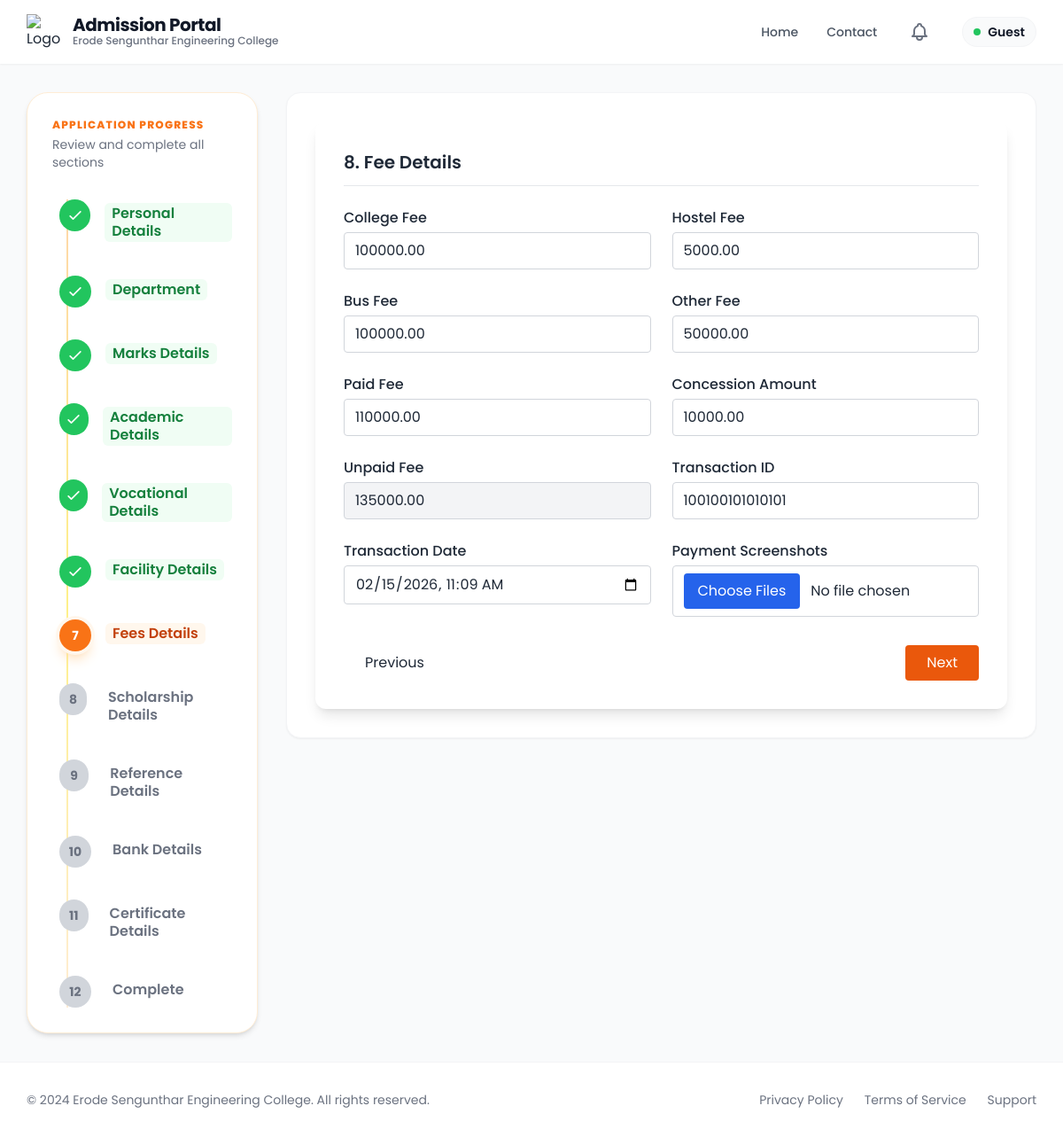
/fee_details/1002/, run on the app's committed database.
### app/models.py (models this page shows, shortened)
class Admission(models.Model):
    ADMISSION_STATUS_CHOICES = (
        ('enquired', 'Enquired'),
        ('admitted', 'Admitted'),
        ('discontinued', 'Discontinued'),
        ('left', 'Left'),
    )
    admission_status = models.CharField(max_length=20, choices=ADMISSION_STATUS_CHOICES, default='enquired')
    application_number = models.CharField(max_length=100, blank=True, null=True)
    application_date = models.DateField(blank=True, null=True)
    admission_date = models.DateField(blank=True, null=True)
    allotment_number = models.CharField(max_length=100, blank=True, null=True)
    portal_status = models.CharField(max_length=50, blank=True, null=True)
    quota = models.CharField(max_length=50, blank=True, null=True)
    roll_number = models.CharField(max_length=100, blank=True, null=True)
    unique_id = models.CharField(max_length=100, blank=True, null=True)
    umis_number = models.CharField(max_length=100, blank=True, null=True)
    level = models.CharField(max_length=10, blank=True, null=True)
    course = models.CharField(max_length=100, blank=True, null=True)
    branch = models.CharField(max_length=100, blank=True, null=True)
    department_preferences = models.JSONField(default=dict, blank=True, null=True)
    pg_dept = models.CharField(max_length=255, blank=True, null=True)
    is_fg = models.BooleanField(default=False, blank=True, null=True)
    fg_number = models.CharField(max_length=100, blank=True, null=True)
    pmss = models.BooleanField(default=False, blank=True, null=True)
    seven_five = models.BooleanField(default=False, blank=True, null=True)
    student_name = models.CharField(max_length=255, blank=True, null=True)
    dob = models.DateField(blank=True, null=True)
    gender = models.CharField(max_length=10, blank=True, null=True)
    community = models.CharField(max_length=50, blank=True, null=True)
    caste = models.CharField(max_length=100, blank=True, null=True)
    region = models.CharField(max_length=100, blank=True, null=True)
    aadhaar_number = models.CharField(max_length=12, blank=True, null=True)
    father_name = models.CharField(max_length=255, blank=True, null=True)
    mother_name = models.CharField(max_length=255, blank=True, null=True)
    guardian_name = models.CharField(max_length=255, blank=True, null=True)
    father_mobile = models.CharField(max_length=15, blank=True, null=True)
    mother_mobile = models.CharField(max_length=15, blank=True, null=True)
    guardian_mobile = models.CharField(max_length=15, blank=True, null=True)
    email = models.EmailField(blank=True, null=True)
    student_mobile = models.CharField(max_length=15, blank=True, null=True)
    address = models.TextField(blank=True, null=True)
    pincode = models.CharField(max_length=10, blank=True, null=True)
    district = models.CharField(max_length=100, blank=True, null=True)
    state = models.CharField(max_length=100, blank=True, null=True)
    country = models.CharField(max_length=100, blank=True, null=True)
    qualification = models.CharField(max_length=10, blank=True, null=True)
    tenth_total = models.CharField(max_length=50, blank=True, null=True)
    tenth_percentage = models.CharField(max_length=50, blank=True, null=True)
    twelfth_total = models.CharField(max_length=50, blank=True, null=True)
    twelfth_percentage = models.CharField(max_length=50, blank=True, null=True)
    twelfth_major = models.CharField(max_length=255, blank=True, null=True)
    twelth_reg_no = models.CharField(max_length=50, blank=True, null=True)
    maths_marks = models.DecimalField(max_digits=5, decimal_places=2, blank=True, null=True)
    physics_marks = models.DecimalField(max_digits=5, decimal_places=2, blank=True, null=True)
    chemistry_marks = models.DecimalField(max_digits=5, decimal_places=2, blank=True, null=True)
    cutoff_marks = models.DecimalField(max_digits=5, decimal_places=2, blank=True, null=True)
    diploma_total = models.CharField(max_length=50, blank=True, null=True)
    diploma_percentage = models.CharField(max_length=50, blank=True, null=True)
    diploma_major = models.CharField(max_length=255, blank=True, null=True)
    board = models.CharField(max_length=50, blank=True, null=True)
    year_passing = models.IntegerField(blank=True, null=True)
    medium = models.CharField(max_length=50, blank=True, null=True)
    last_school = models.CharField(max_length=255, blank=True, null=True)
    vocational_stream = models.CharField(max_length=255, blank=True, null=True)
    skill_proof = models.FileField(upload_to=vocational_upload_path, blank=True, null=True)
    college_fee = models.DecimalField(max_digits=10, decimal_places=2, blank=True, null=True)
    hostel_fee = models.DecimalField(max_digits=10, decimal_places=2, blank=True, null=True)
    bus_fee = models.DecimalField(max_digits=10, decimal_places=2, blank=True, null=True)
    other_fee = models.DecimalField(max_digits=10, decimal_places=2, blank=True, null=True)
    paid_fee = models.DecimalField(max_digits=10, decimal_places=2, blank=True, null=True)
    concession_amount = models.DecimalField(max_digits=10, decimal_places=2, blank=True, null=True)
    unpaid_fee = models.DecimalField(max_digits=10, decimal_places=2, blank=True, null=True)
    transaction_id = models.CharField(max_length=50, blank=True, null=True)
    transaction_date = models.DateTimeField(blank=True, null=True)
    had_paid = models.BooleanField(default=False, blank=True, null=True)
    facility_type = models.CharField(max_length=20, blank=True, null=True)
    hostel_name = models.CharField(max_length=100, blank=True, null=True)
    boarding_point = models.CharField(max_length=100, blank=True, null=True)
    bus_needed = models.CharField(max_length=10, blank=True, null=True)
    bus_route = models.CharField(max_length=255, blank=True, null=True)
    hostel_needed = models.CharField(max_length=10, blank=True, null=True)
    hostel_type = models.CharField(max_length=100, blank=True, null=True)
    room_type = models.CharField(max_length=100, blank=True, null=True)
    mess_type = models.CharField(max_length=100, blank=True, null=True)
    hostel_fee_amount = models.DecimalField(max_digits=10, decimal_places=2, blank=True, null=True)
    account_holder_name = models.CharField(max_length=255, blank=True, null=True)
    account_number = models.CharField(max_length=30, blank=True, null=True)
    bank_name = models.CharField(max_length=100, blank=True, null=True)
    ifsc_code = models.CharField(max_length=15, blank=True, null=True)
    bank_branch = models.CharField(max_length=100, blank=True, null=True)
    seeding_status = models.CharField(max_length=50, blank=True, null=True)
    tc = models.FileField(upload_to=certificate_upload_path, blank=True, null=True)
    community_cert = models.FileField(upload_to=certificate_upload_path, blank=True, null=True)
    aadhaar = models.FileField(upload_to=certificate_upload_path, blank=True, null=True)
    tenth_marksheet = models.FileField(upload_to=certificate_upload_path, blank=True, null=True)
    twelfth_marksheet = models.FileField(upload_to=certificate_upload_path, blank=True, null=True)
    photo = models.FileField(upload_to=photo_upload_path, blank=True, null=True)
    created_at = models.DateTimeField(auto_now_add=True)

### app/application_forms/fee_details.py (the view, shortened to what this page needs)
# urls.py: path('fee_details/<int:pk>/', fee_details.fee_details, name='fee_details'),
def fee_details(request, pk):
    try:
        admission = Admission.objects.filter(pk=pk).first()
        if not admission:
            messages.error(request, 'Admission record not found.')
            return redirect('personal_details')
        return render(request, 'details_form/fee_details.html', {'admission': admission, "steps": get_steps(), "current_step": 7})
    except Exception as e:
        logger.error(f"Error in fee_details view: {str(e)}")
        messages.error(request, 'An error occurred while processing your request.')
        return redirect('personal_details')

### app/utils.py (called while the page is built)
def get_steps():
    return [
        {"number": 1, "label": "Personal Details"},
        {"number": 2, "label": "Department"},
        {"number": 3, "label": "Marks Details"},
        {"number": 4, "label": "Academic Details"},
        {"number": 5, "label": "Vocational Details"},
        {"number": 6, "label": "Facility Details"},
        {"number": 7, "label": "Fees Details"},
        {"number": 8, "label": "Scholarship Details"},
        {"number": 9, "label": "Reference Details"},
        {"number": 10, "label": "Bank Details"},
        {"number": 11, "label": "Certificate Details"},
        {"number": 12, "label": "Complete"},
    ]

### templates/details_form/fee_details.html (shortened to what this page needs)
{% extends 'details_form/Created_base.html' %}
{% block content %}
{% include "details_form/tracker.html" %}
<div class="col-span-1 lg:col-span-9">
  <div class="bg-white rounded-2xl shadow-sm border border-gray-100 p-6 md:p-8">
    <form method="post" enctype="multipart/form-data" action="{% url 'fee_details' admission.pk %}" id="feeForm">
      <div class="max-w-5xl mx-auto bg-white shadow-lg rounded-xl p-8">
        <h2 class="text-xl font-semibold mb-6 border-b pb-3">
          8. Fee Details
        </h2>
        <div class="grid grid-cols-1 md:grid-cols-2 gap-6">
          <div>
            <label class="block font-medium mb-1">College Fee</label>
            <input type="text" name="college_fee"
              value="{% if admission.college_fee %}{{ admission.college_fee }}{% else %}0{% endif %}" placeholder="Enter amount"
              class="w-full border border-gray-300 rounded px-3 py-2 focus:ring-2 focus:ring-blue-500">
          </div>
          <div>
            <label class="block font-medium mb-1">Hostel Fee</label>
            <input type="text" name="hostel_fee"
              value="{% if admission.hostel_fee %}{{ admission.hostel_fee }}{% else %}0{% endif %}" placeholder="Enter amount"
              class="w-full border border-gray-300 rounded px-3 py-2 focus:ring-2 focus:ring-blue-500">
          </div>
          <div>
            <label class="block font-medium mb-1">Bus Fee</label>
            <input type="text" name="bus_fee" value="{% if admission.bus_fee %}{{ admission.bus_fee }}{% else %}0{% endif %}"
              placeholder="Enter amount"
              class="w-full border border-gray-300 rounded px-3 py-2 focus:ring-2 focus:ring-blue-500">
          </div>
          <div>
            <label class="block font-medium mb-1">Other Fee</label>
            <input type="text" name="other_fee" value="{% if admission.other_fee %}{{ admission.other_fee}}{% else %}0{% endif %}"
              placeholder="Enter amount"
              class="w-full border border-gray-300 rounded px-3 py-2 focus:ring-2 focus:ring-blue-500">
          </div>
          <div>
            <label class="block font-medium mb-1">Paid Fee</label>
            <input type="text" name="paid_fee" value="{% if admission.paid_fee %}{{ admission.paid_fee }}{% else %}0{% endif %}"
              placeholder="Enter amount"
              class="w-full border border-gray-300 rounded px-3 py-2 focus:ring-2 focus:ring-blue-500">
          </div>
          <div>
            <label class="block font-medium mb-1">Concession Amount</label>
            <input type="text" name="concession_amount"
              value="{% if admission.concession_amount %}{{ admission.concession_amount }}{% else %}0{% endif %}"
              placeholder="Enter amount"
              class="w-full border border-gray-300 rounded px-3 py-2 focus:ring-2 focus:ring-blue-500">
          </div>
          <div>
            <label class="block font-medium mb-1">Unpaid Fee</label>
            <input type="text" name="unpaid_fee"
              value="{% if admission.unpaid_fee %}{{ admission.unpaid_fee }}{% else %}0{% endif %}" placeholder="Auto-calculated"
              readonly
              class="w-full border border-gray-300 rounded px-3 py-2 bg-gray-100 focus:ring-2 focus:ring-blue-500 cursor-not-allowed">
          </div>
          <div>
            <label class="block font-medium mb-1">Transaction ID</label>
            <input type="text" name="transaction_id" value="{% if admission %}{{ admission.transaction_id }}{% endif %}"
              placeholder="Enter transaction ID"
              class="w-full border border-gray-300 rounded px-3 py-2 focus:ring-2 focus:ring-blue-500">
          </div>
          <div>
            <label class="block font-medium mb-1">Transaction Date</label>
            <input type="datetime-local" name="transaction_date"
              value="{% if admission and admission.transaction_date %}{{ admission.transaction_date|date:'Y-m-d\TH:i' }}{% endif %}"
              class="w-full border border-gray-300 rounded px-3 py-2 focus:ring-2 focus:ring-blue-500">
          </div>
          <div>
            <label class="block font-medium mb-1">Payment Screenshots</label>
            <input type="file" name="payment_screenshots" accept=".pdf,.jpg,.jpeg,.png" multiple
              class="w-full border border-gray-300 rounded px-3 py-2 file:mr-3 file:border-0 file:bg-blue-600 file:text-white file:px-4 file:py-2 file:rounded">
          </div>
        </div>
        <div class="flex justify-between mt-8">
          <button type="button" onclick="window.location.href='{% url 'facility_details' admission.pk %}';"
            class="px-6 py-2 border rounded hover:bg-gray-100">
            Previous
          </button>
          <button type="submit" class="bg-orange-600 text-white px-6 py-2 rounded hover:bg-orange-700">
            Next
          </button>
        </div>
      </div>
    </form>
  </div>
</div>
{% endblock %}

### templates/details_form/Created_base.html (style rules this page uses)
button { background-color: #f59e0b; color: #ffffff; padding: 0.5rem 1.5rem; border-radius: 9999px; border: none; cursor: pointer; transition: background-color 0.2s ease-in-out; }

### data on the page
Admission: college_fee "100000.00", hostel_fee "5000.00", bus_fee "100000.00", other_fee "50000.00", paid_fee "110000.00", concession_amount "10000.00", unpaid_fee "135000.00", transaction_id "100100101010101", transaction_date "02/15/2026 11:09"

### other printed values
{{ user.username|default:"Guest" }} "Guest"
{{ step.label }} "Personal Details" "Department" "Marks Details" "Academic Details" "Vocational Details" "Facility Details" "Fees Details" "Scholarship Details" "Reference Details" "Bank Details" "Certificate Details" "Complete"
{{ step.number }} "7" "8" "9" "10" "11" "12"
